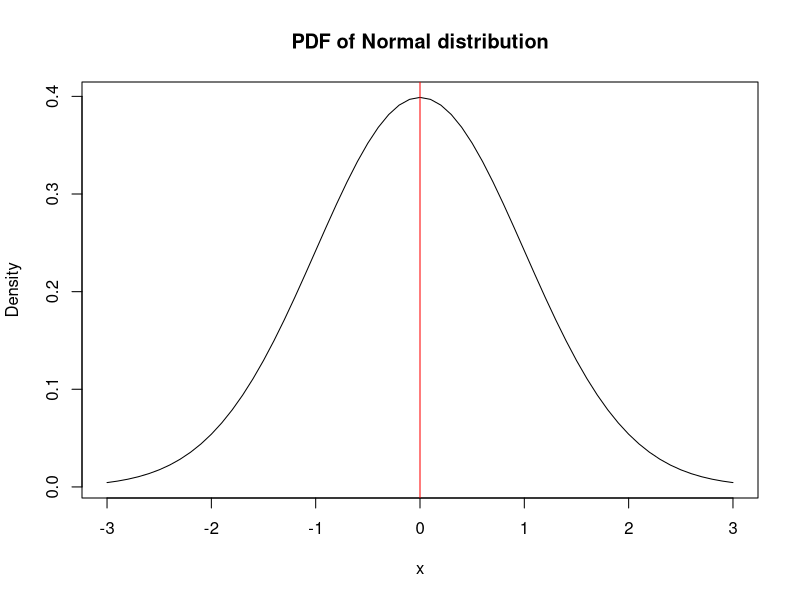

R code for this plot: (Note: this script raises an error after producing the figure.)
## ---- chunk 1
plot(seq(-3,3,0.1),dnorm(seq(-3,3,0.1)),type="l",ylab="Density",xlab="x",main="PDF of Normal distribution")
abline(v=0, col="red")
text(0.5,0.05,TeX("$\\mu =0$"))
## ---- chunk 2
plot(seq(-3,3,0.01),dlaplace(seq(-3,3,0.01)),type="l",ylab="Density",xlab="x",main="PDF of Laplace distribution")
abline(v=0, col="red")
## ---- chunk 3
plot(seq(-3,3,0.01),ds(seq(-3,3,0.01)),type="l",ylab="Density",xlab="x",main="PDF of S distribution")
abline(v=0, col="red")
## ---- chunk 4
plot(seq(-3,3,0.01),dgnorm(seq(-3,3,0.01),0,1,0.5),type="l",ylab="Density",xlab="x",main="PDF of Generalised Normal distribution",
     ylim=c(0,0.6))
lines(seq(-3,3,0.01),dgnorm(seq(-3,3,0.01),0,1,1),col="darkblue")
lines(seq(-3,3,0.01),dgnorm(seq(-3,3,0.01),0,1,2),col="darkred")
lines(seq(-3,3,0.01),dgnorm(seq(-3,3,0.01),0,1,1000),col="purple")
abline(v=0, col="red")
legend("topright",legend=c(TeX("$\\beta =0.5$"),TeX("$\\beta =1$"),TeX("$\\beta =2$"),TeX("$\\beta =1000$")),
       col=c("black","darkblue","darkred","purple"),lwd=1)
## ---- chunk 5
plot(seq(-3,3,0.01),dalaplace(seq(-3,3,0.01),0,1,0.5),type="l",ylab="Density",xlab="x",main="PDF of Asymmetric Laplace distribution",
     ylim=c(0,0.6))
lines(seq(-3,3,0.01),dalaplace(seq(-3,3,0.01),0,1,0.2),col="darkblue")
lines(seq(-3,3,0.01),dalaplace(seq(-3,3,0.01),0,1,0.8),col="darkred")
abline(v=0, col="red")
legend("topright",legend=c(TeX("$\\alpha =0.5$"),TeX("$\\alpha =0.2$"),TeX("$\\alpha =0.8$")),
       col=c("black","darkblue","darkred"),lwd=1)
## ---- chunk 6
plot(seq(0,6,0.01),dinvgauss(seq(0,6,0.01),1,1),type="l",ylab="Density",xlab="x",main="PDF of Inverse Gaussian distribution")
abline(v=1, col="red")
